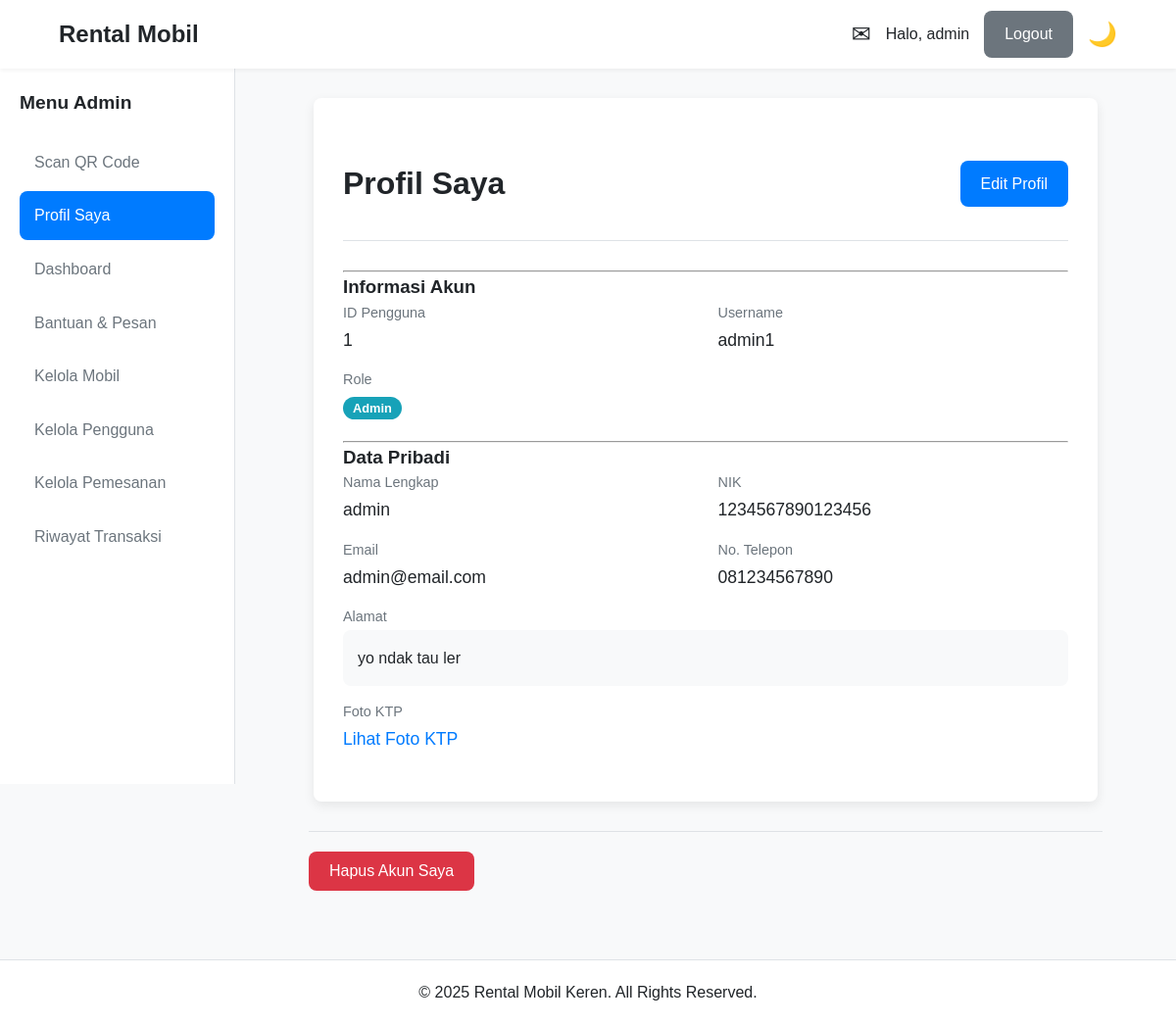
The page /pelanggan/profile.php (signed in) on the database its author committed.
### tables this page shows
CREATE TABLE `pengguna` (
  `id_pengguna` int(11) NOT NULL,
  `username` varchar(50) NOT NULL,
  `password` varchar(255) NOT NULL,
  `nama_lengkap` varchar(100) NOT NULL,
  `nik` varchar(16) DEFAULT NULL,
  `foto_ktp` varchar(255) DEFAULT NULL,
  `email` varchar(100) NOT NULL,
  `no_telp` varchar(15) NOT NULL,
  `alamat` text DEFAULT NULL,
  `role` enum('Admin','Karyawan','Pelanggan') NOT NULL DEFAULT 'Pelanggan',
  `created_at` timestamp NOT NULL DEFAULT current_timestamp()
);

### pelanggan/profile.php (the view, shortened to what this page needs)
<?php
require_once '../includes/config.php';
$id_pengguna = $_SESSION['id_pengguna'];
require_once '../includes/header.php';
try {
    $stmt = $pdo->prepare("SELECT * FROM pengguna WHERE id_pengguna = ?");
    $stmt->execute([$id_pengguna]);
    $user = $stmt->fetch();
} catch (PDOException $e) {
    die("Gagal mengambil data profil.");
}
?>
<div class="detail-container single-column">
    <div class="detail-main">
        <div class="page-header with-action">
            <h1>Profil Saya</h1>
            <a href="edit_profile.php" class="btn btn-primary">Edit Profil</a>
        </div>
        <hr>
        <h3>Informasi Akun</h3>
        <div class="info-grid">
            <div class="info-item"><span class="label">ID Pengguna</span><span class="value"><?= htmlspecialchars($user['id_pengguna']) ?></span></div>
            <div class="info-item"><span class="label">Username</span><span class="value"><?= htmlspecialchars($user['username']) ?></span></div>
            <div class="info-item"><span class="label">Role</span><span class="value"><span class="status-badge status-<?= strtolower($user['role']) ?>"><?= htmlspecialchars($user['role']) ?></span></span></div>
        </div>
        <hr>
        <h3>Data Pribadi</h3>
        <div class="info-grid">
            <div class="info-item"><span class="label">Nama Lengkap</span><span class="value"><?= htmlspecialchars($user['nama_lengkap']) ?></span></div>
            <div class="info-item"><span class="label">NIK</span><span class="value"><?= htmlspecialchars($user['nik'] ?: 'Belum diisi') ?></span></div>
            <div class="info-item"><span class="label">Email</span><span class="value"><?= htmlspecialchars($user['email']) ?></span></div>
            <div class="info-item"><span class="label">No. Telepon</span><span class="value"><?= htmlspecialchars($user['no_telp'] ?: 'Belum diisi') ?></span></div>
            <div class="info-item full-width"><span class="label">Alamat</span>
                <div class="value description"><?= htmlspecialchars($user['alamat'] ?: 'Belum diisi') ?></div>
            </div>
            <div class="info-item full-width"><span class="label">Foto KTP</span>
                <div class="value">
                    <?php if (!empty($user['foto_ktp'])): ?>
                        <a href="<?= BASE_URL ?>assets/img/ktp/<?= htmlspecialchars($user['foto_ktp']) ?>" target="_blank">Lihat Foto KTP</a>
                    <?php else: ?>
                        Belum diunggah
                    <?php endif; ?>
                </div>
            </div>
        </div>
    </div>
</div>
<div class="detail-actions">
    <form action="<?= BASE_URL ?>actions/pengguna/hapus_akun.php" method="POST" onsubmit="return confirm('PERINGATAN: Anda akan menghapus akun Anda secara permanen. Lanjutkan?');">
        <button type="submit" class="btn btn-danger">Hapus Akun Saya</button>
    </form>
</div>
<?php require_once '../includes/footer.php'; ?>

### assets/css/style.css (style rules this page uses)
:root { --primary-color: #007bff; --secondary-color: #6c757d; --success-color: #28a745; --danger-color: #dc3545; --warning-color: #ffc107; --info-color: #17a2b8; --bg-color: #f8f9fa; --surface-color: #ffffff; --text-color: #212529; --muted-text-color: #6c757d; --border-color: #dee2e6; --font-family: 'Poppins', sans-serif; --header-height: 70px; --sidebar-width: 240px; --border-radius: 8px; --box-shadow: 0 4px 12px rgba(0, 0, 0, 0.08); }
* { margin: 0; padding: 0; box-sizing: border-box; }
body { font-family: var(--font-family); background-color: var(--bg-color); color: var(--text-color); line-height: 1.6; }
a { color: var(--primary-color); text-decoration: none; transition: color 0.2s; }
.btn { display: inline-block; padding: 10px 20px; font-size: 1rem; font-weight: 500; border: 1px solid transparent; border-radius: var(--border-radius); cursor: pointer; transition: all 0.2s; text-align: center; }
.btn-primary { background-color: var(--primary-color); color: #fff; }
.btn-danger { background-color: var(--danger-color); color: #fff; }
.status-badge { padding: 4px 10px; border-radius: 12px; font-size: 0.8rem; font-weight: 600; color: #fff; text-transform: capitalize; white-space: nowrap; }
.status-perawatan, .status-pengajuan-ambil-cepat, .status-pelanggan, .status-admin, .status-karyawan, .status-pelanggan, .status-sudah-dibaca { background-color: var(--info-color); }
.page-header { background-color: var(--surface-color); padding: 2rem 0; text-align: center; margin-bottom: 30px; border-bottom: 1px solid var(--border-color); }
.page-header h1 { margin-bottom: 5px; }
.detail-container { display: grid; grid-template-columns: 1fr 1.5fr; gap: 30px; background-color: var(--surface-color); padding: 30px; border-radius: var(--border-radius); box-shadow: var(--box-shadow); }
.info-grid { display: grid; grid-template-columns: 1fr 1fr; gap: 15px 25px; margin-bottom: 20px; }
.info-item .label { display: block; font-size: 0.9rem; color: var(--muted-text-color); margin-bottom: 2px; }
.info-item .value { font-size: 1.1rem; font-weight: 500; }
.info-item.full-width { grid-column: 1 / -1; }
.info-item .description { background-color: var(--bg-color); padding: 15px; border-radius: var(--border-radius); font-size: 1rem; line-height: 1.7; white-space: pre-wrap; }
.detail-actions { margin-top: 30px; border-top: 1px solid var(--border-color); padding-top: 20px; }

### assets/css/dashboard.css (style rules this page uses)
.page-header { margin-bottom: 20px; }
.page-header.with-action { display: flex; justify-content: space-between; align-items: center; }

### admin/css/admin.css (style rules this page uses)
.page-header.with-action { display: flex; justify-content: space-between; align-items: center; flex-wrap: wrap; gap: 20px; margin-bottom: 30px; }
.page-header.with-action h1 { margin-bottom: 0; }
.detail-container.single-column { display: block; max-width: 800px; margin: auto; }

### rows shown on the page
pengguna: id_pengguna "1", username "admin1", role "Admin", nama_lengkap "admin", nik "1234567890123456", email "admin@email.com", no_telp "081234567890", alamat "yo ndak tau ler"

### other values the page prints
$sapaan "admin"
$_SESSION['role'] "Admin"
